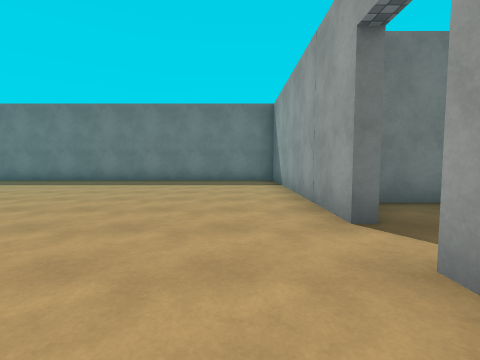
view 1 (above)

16 first-person views from a walk through a 3-D level made in the Unity game engine. The camera is 1.3 m above the floor, tilts 4° down and sees 85° across. Doors are open. The floor is counted in squares, 2 m on a side. Each view is taken from the middle of a square. On the plan, view 1 faces up. The plan holds only what a view shows up to about 9 squares ahead; the rest is blank. The player is left out. Surface patterns are stand-ins for the level's own textures.

view 2
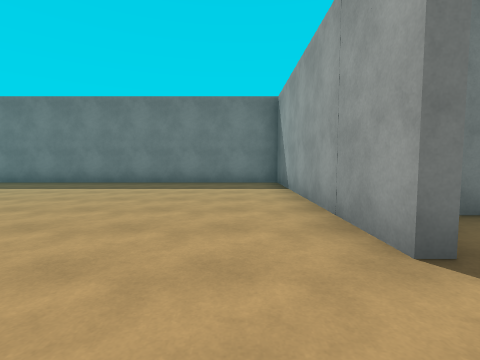

view 3
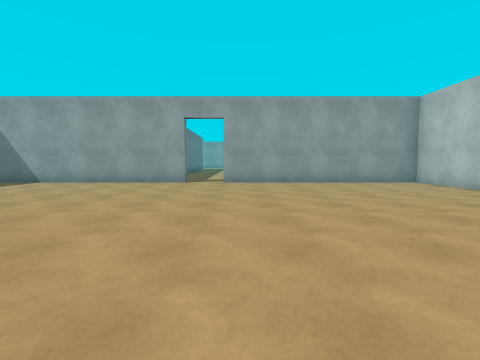

view 4
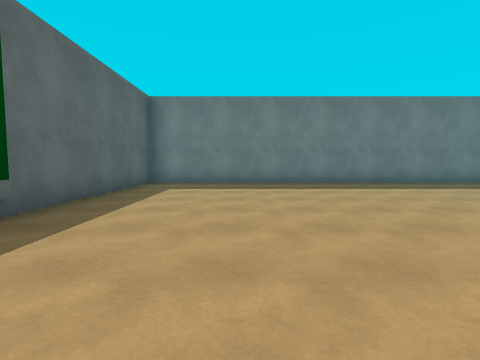

view 5
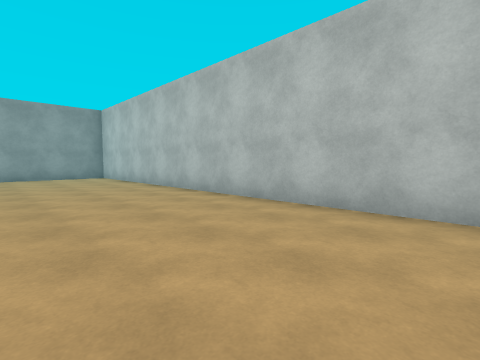

view 6
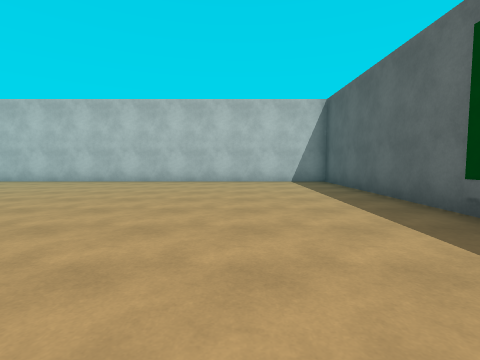

view 7
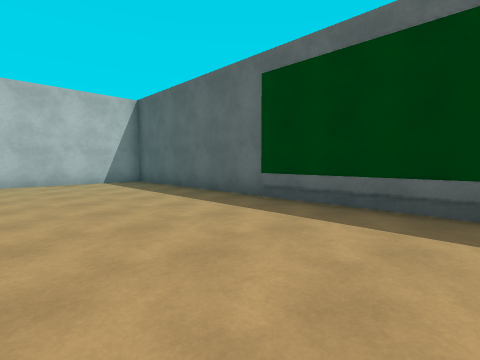

view 8
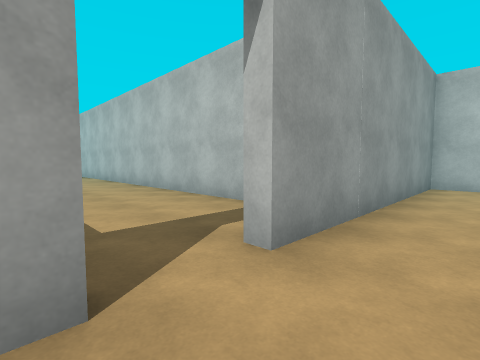

view 9
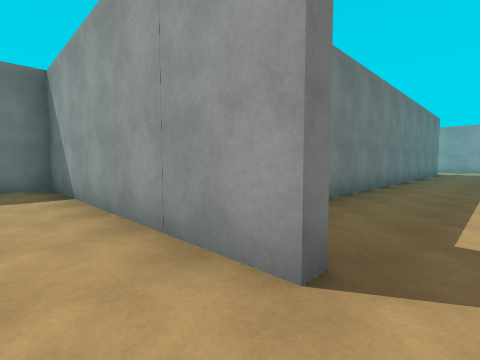

view 10
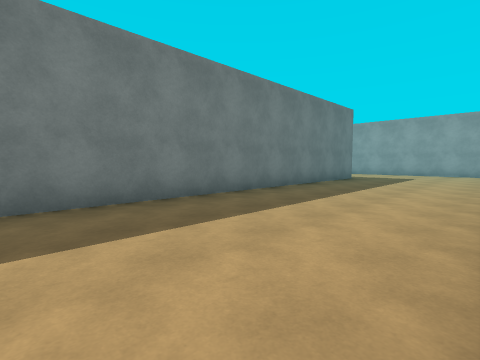

view 11
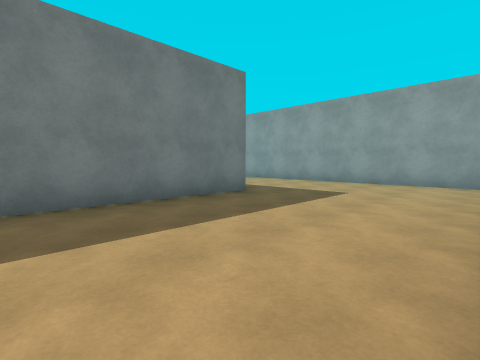

view 12
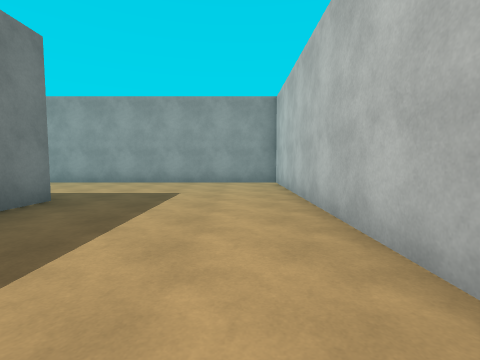

view 13
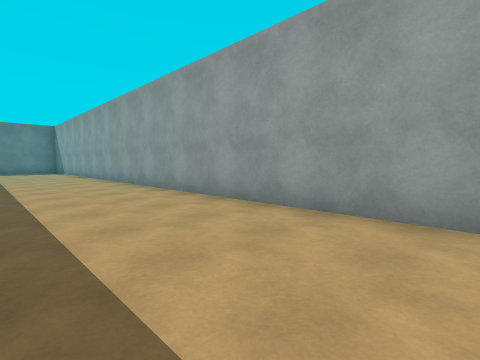

view 14
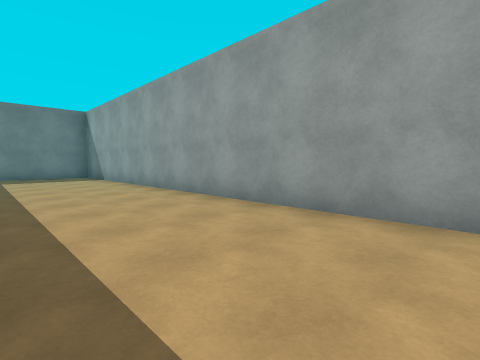

view 15
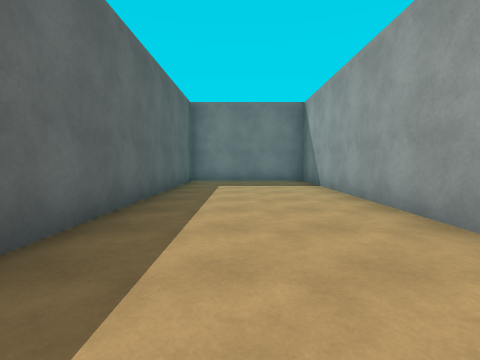

view 16
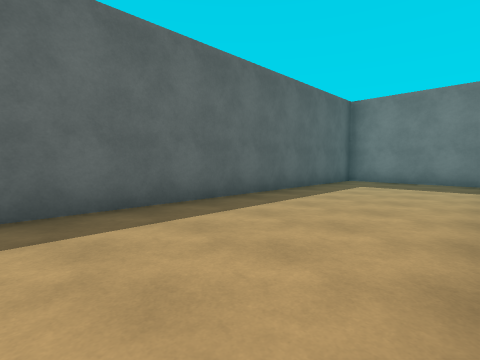

### Floor plan
Ten units are one square. View 1 is at (0, 0); x grows to the right and y downward. Boxes are objects, and circles mark ways between rooms. Rooms are numbered by the first view taken in them; rooms with no view inside come last. Other rooms are left out.
<svg viewBox="-133 -224 330 274">
<path fill="none" stroke="#000" d="M12 -26 12 -91 -128 -91 -128 45 12 45 12 -16M154 -41 21 -41M121 1 192 1 192 -219 153 -219 153 -131M30 1 96 1"/>
<circle cx="10" cy="-20" r="3" fill="#2a7"/>
<text x="-60" y="-30">1</text>
<text x="160" y="-70">2</text>
</svg>
Room 1 opens to room 2.

Where each view was taken, in squares from view 1:
view 1: 0 up, 0 right, facing up
view 2: 1 up, 0 right, facing up
view 3: 1 up, 7 left, facing right
view 4: 1 up, 10 left, facing up
view 5: 1 down, 10 left, facing down-right
view 6: 4 up, 10 left, facing down
view 7: 4 up, 9 left, facing down-left
view 8: 3 up, 0 right, facing down-right
view 9: 2 up, 0 right, facing up-right
view 10: 0 up, 5 right, facing up-right
view 11: 0 up, 11 right, facing up-right
view 12: 1 up, 11 right, facing right
view 13: 4 up, 16 right, facing up-right
view 14: 10 up, 16 right, facing up-right
view 15: 13 up, 17 right, facing up
view 16: 13 up, 19 right, facing up-left
